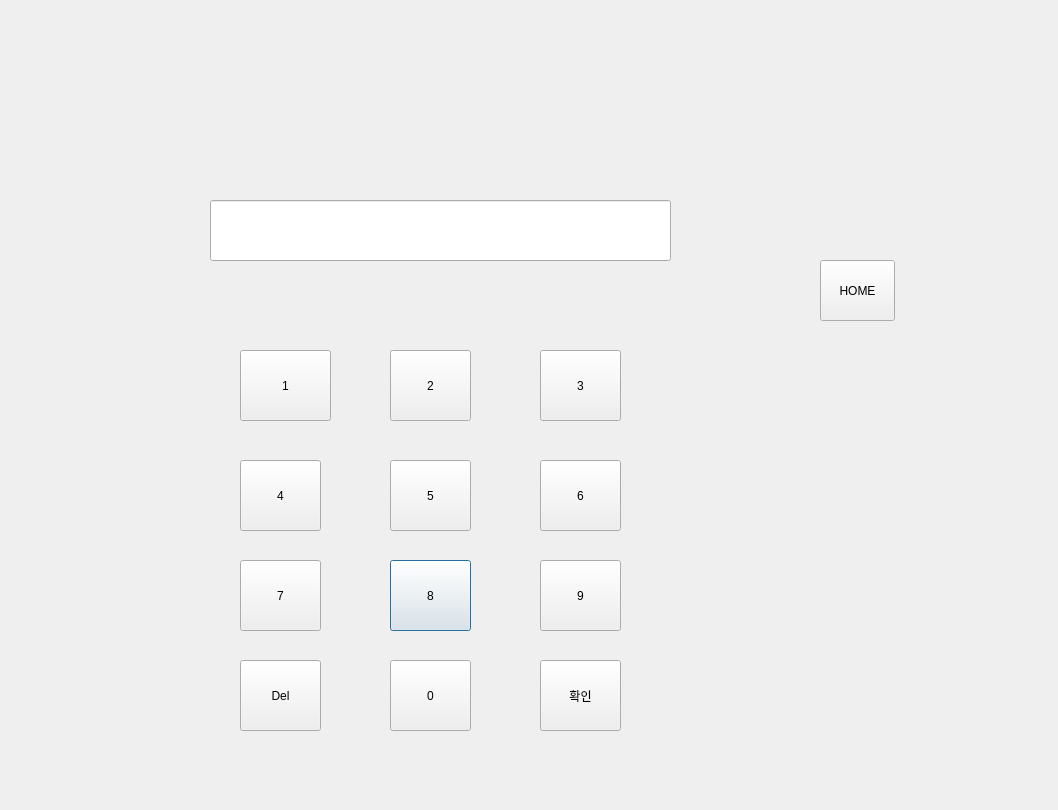
<?xml version="1.0" encoding="UTF-8"?>
<ui version="4.0">
 <class>Dialog</class>
 <widget class="QDialog" name="Dialog">
  <property name="geometry">
   <rect>
    <x>0</x>
    <y>0</y>
    <width>1058</width>
    <height>810</height>
   </rect>
  </property>
  <property name="windowTitle">
   <string>Dialog</string>
  </property>
  <widget class="QPushButton" name="num_pushButton_8">
   <property name="geometry">
    <rect>
     <x>390</x>
     <y>560</y>
     <width>81</width>
     <height>71</height>
    </rect>
   </property>
   <property name="text">
    <string>8</string>
   </property>
  </widget>
  <widget class="QPushButton" name="enter_pushButton">
   <property name="geometry">
    <rect>
     <x>540</x>
     <y>660</y>
     <width>81</width>
     <height>71</height>
    </rect>
   </property>
   <property name="text">
    <string>확인</string>
   </property>
  </widget>
  <widget class="QPushButton" name="num_pushButton_2">
   <property name="geometry">
    <rect>
     <x>390</x>
     <y>350</y>
     <width>81</width>
     <height>71</height>
    </rect>
   </property>
   <property name="text">
    <string>2</string>
   </property>
  </widget>
  <widget class="QPushButton" name="num_pushButton_4">
   <property name="geometry">
    <rect>
     <x>240</x>
     <y>460</y>
     <width>81</width>
     <height>71</height>
    </rect>
   </property>
   <property name="text">
    <string>4</string>
   </property>
  </widget>
  <widget class="QPushButton" name="num_pushButton_9">
   <property name="geometry">
    <rect>
     <x>540</x>
     <y>560</y>
     <width>81</width>
     <height>71</height>
    </rect>
   </property>
   <property name="text">
    <string>9</string>
   </property>
  </widget>
  <widget class="QPushButton" name="num_pushButton_1">
   <property name="geometry">
    <rect>
     <x>240</x>
     <y>350</y>
     <width>91</width>
     <height>71</height>
    </rect>
   </property>
   <property name="text">
    <string>1</string>
   </property>
  </widget>
  <widget class="QPushButton" name="num_pushButton_6">
   <property name="geometry">
    <rect>
     <x>540</x>
     <y>460</y>
     <width>81</width>
     <height>71</height>
    </rect>
   </property>
   <property name="text">
    <string>6</string>
   </property>
  </widget>
  <widget class="QPushButton" name="num_pushButton_3">
   <property name="geometry">
    <rect>
     <x>540</x>
     <y>350</y>
     <width>81</width>
     <height>71</height>
    </rect>
   </property>
   <property name="text">
    <string>3</string>
   </property>
  </widget>
  <widget class="QPushButton" name="num_pushButton_7">
   <property name="geometry">
    <rect>
     <x>240</x>
     <y>560</y>
     <width>81</width>
     <height>71</height>
    </rect>
   </property>
   <property name="text">
    <string>7</string>
   </property>
  </widget>
  <widget class="QPushButton" name="home_pushButton">
   <property name="geometry">
    <rect>
     <x>820</x>
     <y>260</y>
     <width>75</width>
     <height>61</height>
    </rect>
   </property>
   <property name="text">
    <string>HOME</string>
   </property>
  </widget>
  <widget class="QPushButton" name="del_pushButton">
   <property name="geometry">
    <rect>
     <x>240</x>
     <y>660</y>
     <width>81</width>
     <height>71</height>
    </rect>
   </property>
   <property name="text">
    <string>Del</string>
   </property>
  </widget>
  <widget class="QPushButton" name="num_pushButton_5">
   <property name="geometry">
    <rect>
     <x>390</x>
     <y>460</y>
     <width>81</width>
     <height>71</height>
    </rect>
   </property>
   <property name="text">
    <string>5</string>
   </property>
  </widget>
  <widget class="QLineEdit" name="q_lineEdit">
   <property name="geometry">
    <rect>
     <x>210</x>
     <y>200</y>
     <width>461</width>
     <height>61</height>
    </rect>
   </property>
   <property name="styleSheet">
    <string notr="true">color: qlineargradient(spread:pad, x1:0, y1:0, x2:1, y2:0, stop:0 rgba(0, 0, 0, 255), stop:1 rgba(255, 255, 255, 255));
color: rgb(0, 255, 255);
font: 20pt &quot;HY견고딕&quot;;</string>
   </property>
   <property name="text">
    <string/>
   </property>
  </widget>
  <widget class="QPushButton" name="num_pushButton_0">
   <property name="geometry">
    <rect>
     <x>390</x>
     <y>660</y>
     <width>81</width>
     <height>71</height>
    </rect>
   </property>
   <property name="text">
    <string>0</string>
   </property>
  </widget>
  <widget class="QLabel" name="label">
   <property name="geometry">
    <rect>
     <x>80</x>
     <y>80</y>
     <width>841</width>
     <height>51</height>
    </rect>
   </property>
   <property name="styleSheet">
    <string notr="true">background-image: url(:/newPrefix/비밀번호 입력.png);</string>
   </property>
   <property name="text">
    <string/>
   </property>
  </widget>
 </widget>
 <resources>
  <include location="../image/0.qrc"/>
 </resources>
 <connections/>
</ui>
